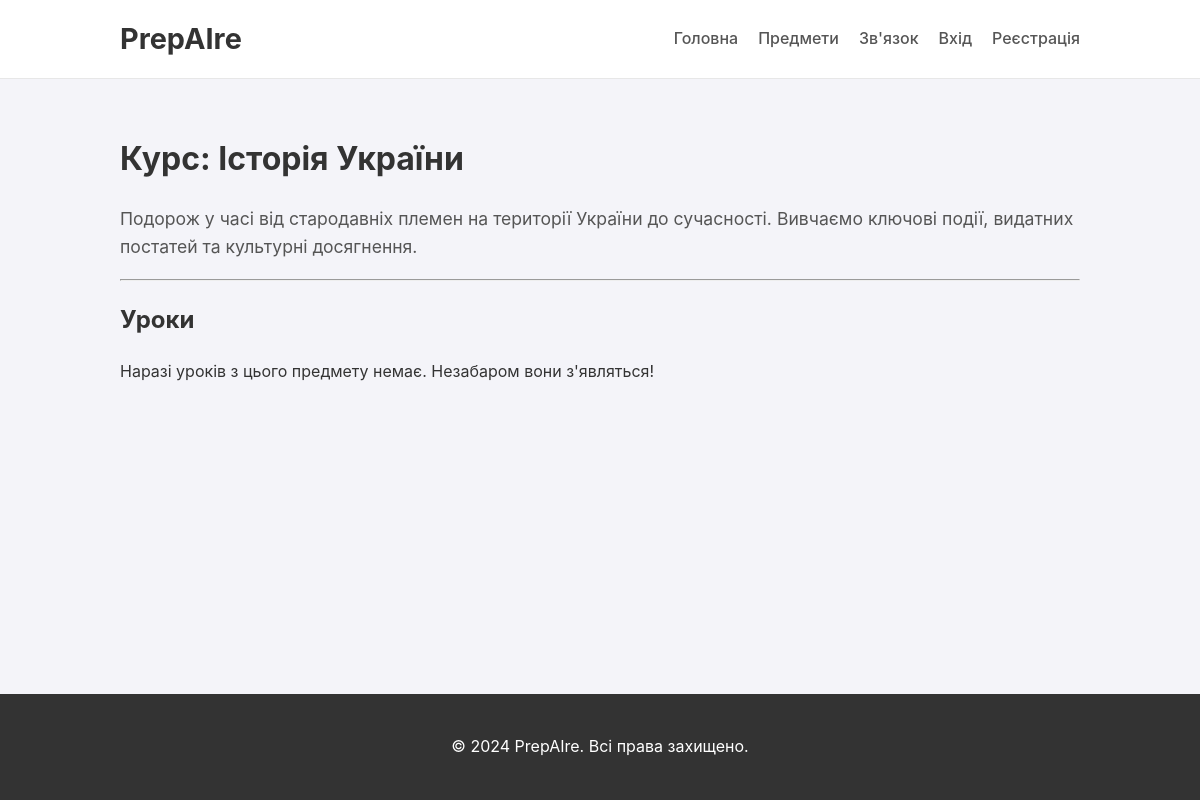
Screenshot of /subject/history-of-ukraine with the database file from the repository.
### models.py (models this page shows)
class Subject(db.Model):
    id = db.Column(db.Integer, primary_key=True)
    name = db.Column(db.String(100), unique=True, nullable=False)
    slug = db.Column(db.String(100), unique=True, nullable=False) # Для URL, напр. 'ukrainian-language'
    description = db.Column(db.Text, nullable=False)
    lessons = db.relationship('Lesson', backref='subject', lazy=True, cascade="all, delete-orphan")

### app.py (the view)
@app.route('/subject/<slug>')
def subject_page(slug):
    subject = Subject.query.filter_by(slug=slug).first_or_404()
    return render_template('subject_page.html', subject=subject)

### templates/subject_page.html (shortened to what this page needs)
{% extends "base.html" %}
{% block content %}
    <h1>Курс: {{ subject.name }}</h1>
    <p class="course-description">{{ subject.description }}</p>
    <hr>
    <h2>Уроки</h2>
    <div class="lessons-list">
        {% if subject.lessons %}
            {% for lesson in subject.lessons %}
            <div class="lesson">
                <a href="{{ url_for('lesson_page', lesson_slug=lesson.slug) }}">
                    <h3>{{ lesson.title }}</h3>
                </a>
            </div>
            {% endfor %}
        {% else %}
            <p>Наразі уроків з цього предмету немає. Незабаром вони з'являться!</p>
        {% endif %}
    </div>
{% endblock %}

### static/css/style.css (style rules this page uses)
body { font-family: -apple-system, BlinkMacSystemFont, "Segoe UI", Roboto, "Helvetica Neue", Arial, sans-serif; line-height: 1.6; margin: 0; padding: 0; background-color: #f4f4f9; color: #333; display: flex; flex-direction: column; min-height: 100vh; }
.course-description { font-size: 1.1rem; color: #555; }

### rows the page displays
Subject: name "Історія України", description "Подорож у часі від стародавніх племен на території України до сучасності. Вивчаємо ключові події, видатних постатей та культурні досягнення."
